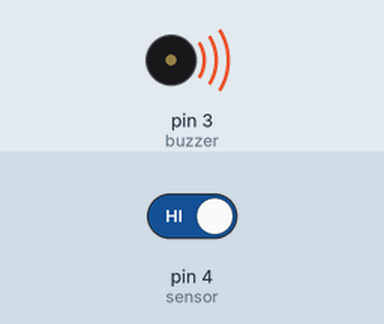
A sketch run on a simulated Arduino Uno, built with avr-gcc and run on an emulated ATmega328P. Parts: buzzer (waves = sounding). Inputs (shaded band) come from the test bench; at power-on: pin 4 (sensor) HIGH.

Above: at 1.2 s.
1.3 s: pin 4 (sensor) driven LOW
At 2.3 s:
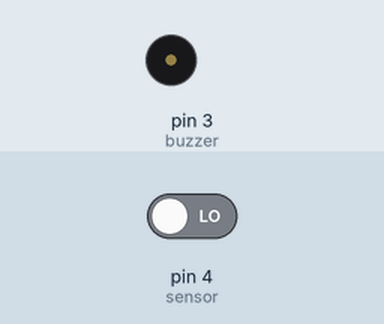
2.9 s: pin 4 (sensor) driven HIGH
At 3.5 s:
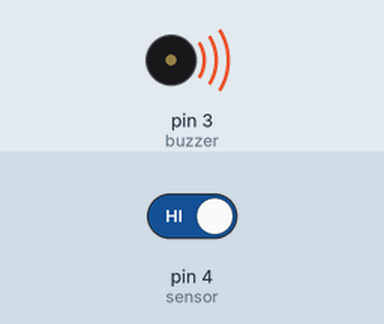
Timing chart, 0 to 5.9 s (numbered marks = the images above; inputs shaded):
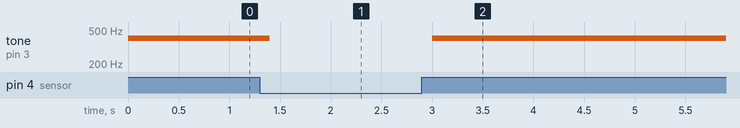

Measured:
- after the input at 1.3 s, tone on pin 3 (buzzer): 400 Hz → silent after 0.10 s
- after the input at 2.9 s, tone on pin 3 (buzzer): silent → 400 Hz after 0.10 s

The sketch:

door_sensor-digital.ino
```cpp
const int buzzer = 3;
const int sensor = 4;
int state; // 0 close - 1 open wwitch
void setup()
{
pinMode(sensor, INPUT_PULLUP);
}
void loop()
{
state = digitalRead(sensor);
if (state == HIGH){
tone(buzzer, 400);
}
else{
noTone(buzzer);
}
delay(200);
}
```
